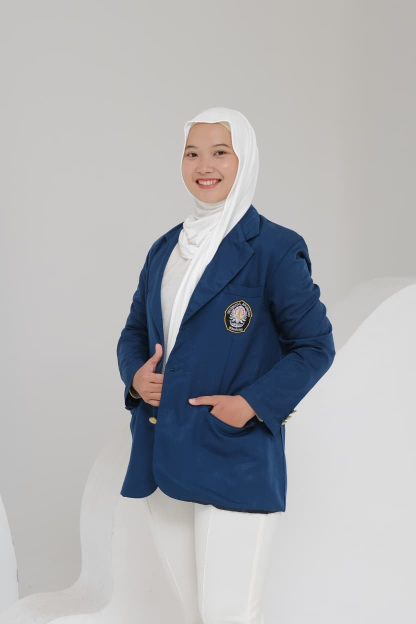
#> input picture image/laila.jpeg, 832 x 1248 px (shown at 1/2 size)
$ python 20_menyimpan_berbagai_format.py
#> lines starting #> are read from the running program, lines starting #| are printed output that depends on the picture; after the words box and inside, x2 and y2 are one past the last pixel; in counts of white or black regions, pixels touching at a corner belong together
"""
==========================================================================
PERCOBAAN 20: MENYIMPAN GAMBAR DALAM BERBAGAI FORMAT
==========================================================================
Program ini mempelajari cara menyimpan gambar ke file dengan berbagai
format dan parameter kualitas.

Fungsi utama:
- cv2.imwrite(filename, img, params) → Simpan gambar ke file
  Format ditentukan oleh ekstensi file (.jpg, .png, .bmp, .tiff)
  params → parameter kualitas spesifik per format:
  - JPEG: cv2.IMWRITE_JPEG_QUALITY (0-100)
  - PNG:  cv2.IMWRITE_PNG_COMPRESSION (0-9)
  - WEBP: cv2.IMWRITE_WEBP_QUALITY (1-100)
==========================================================================
"""

import cv2
import numpy as np
import os
import matplotlib.pyplot as plt

SCRIPT_DIR = os.path.dirname(os.path.abspath(__file__))
IMAGE_DIR = os.path.join(SCRIPT_DIR, "image")
OUTPUT_DIR = os.path.join(SCRIPT_DIR, "output")
os.makedirs(OUTPUT_DIR, exist_ok=True)

print("=" * 60)
print("PERCOBAAN 20: MENYIMPAN GAMBAR BERBAGAI FORMAT")
print("=" * 60)

# Membaca gambar
img = cv2.imread(os.path.join(IMAGE_DIR, "laila.jpeg"))
#> img is the input picture: shape (1248, 832, 3); mean B, G, R 178.2, 175, 173.5
if img is None:
    print("[ERROR] Jalankan download_image.py terlebih dahulu!")
    exit()

img = cv2.resize(img, (400, 400))
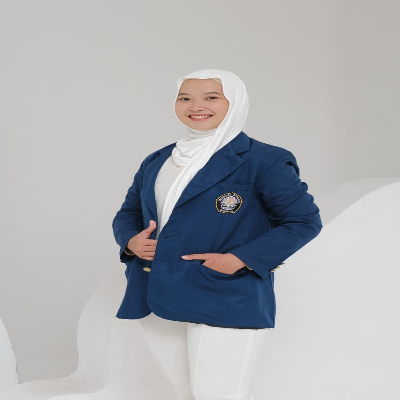
#> img: shape (400, 400, 3); mean B, G, R 178.2, 175, 173.5
print(f"[INFO] Gambar: {img.shape}")
#| [INFO] Gambar: (400, 400, 3)

# ============================================================
# 1. Simpan sebagai JPEG dengan kualitas berbeda
# ============================================================
print("\n--- 1. Format JPEG ---")

kualitas_jpeg = [10, 30, 50, 70, 90, 100]

for q in kualitas_jpeg:
    path = os.path.join(OUTPUT_DIR, f"20_jpeg_q{q}.jpg")
    # ★ KODE INTI ★ — Parameter ketiga adalah LIST berisi [flag, nilai]
    # IMWRITE_JPEG_QUALITY 0-100: makin tinggi = kualitas makin baik, file makin besar
    # Rekomendasi: 70-85 = keseimbangan terbaik kualitas vs ukuran
    # cv2.IMWRITE_JPEG_QUALITY menentukan kualitas kompresi JPEG
    # Nilai 0 = kompresi maksimum (kualitas rendah)
    # Nilai 100 = kompresi minimum (kualitas tertinggi)
    cv2.imwrite(path, img, [cv2.IMWRITE_JPEG_QUALITY, q])
    # Cek ukuran file menggunakan os.path.getsize
    ukuran = os.path.getsize(path) / 1024  # Konversi ke KB
    print(f"  JPEG Q={q:3d} → {ukuran:7.1f} KB")

# ============================================================
# 2. Simpan sebagai PNG dengan kompresi berbeda
# ============================================================
print("\n--- 2. Format PNG ---")

kompresi_png = [0, 3, 6, 9]

for c in kompresi_png:
    path = os.path.join(OUTPUT_DIR, f"20_png_c{c}.png")
    # cv2.IMWRITE_PNG_COMPRESSION menentukan level kompresi PNG
    # Nilai 0 = tanpa kompresi (file besar, simpan cepat)
    # Nilai 9 = kompresi maksimum (file kecil, simpan lambat)
    # ★ KODE INTI ★ — PNG selalu LOSSLESS: kompresi hanya pengaruhi ukuran & kecepatan,
    # BUKAN kualitas gambar. Berbeda dengan JPEG yang merusak kualitas!
    cv2.imwrite(path, img, [cv2.IMWRITE_PNG_COMPRESSION, c])
    ukuran = os.path.getsize(path) / 1024
    print(f"  PNG Comp={c} → {ukuran:7.1f} KB")
#> this loop made 4 passes
#> ukuran on passes 1 to 4: 470, 79.74, 72.53, 70.36
#|   PNG Comp=0 →   470.0 KB
#|   PNG Comp=3 →    79.7 KB
#|   PNG Comp=6 →    72.5 KB
#|   PNG Comp=9 →    70.4 KB

# ============================================================
# 3. Simpan sebagai BMP (tanpa kompresi)
# ============================================================
print("\n--- 3. Format BMP ---")

path_bmp = os.path.join(OUTPUT_DIR, "20_format_bmp.bmp")
# BMP tidak menggunakan kompresi, ukuran = lebar × tinggi × channel
cv2.imwrite(path_bmp, img)
ukuran_bmp = os.path.getsize(path_bmp) / 1024
#> ukuran_bmp = 468.8
# Ukuran teoritis: 400 × 400 × 3 bytes = 480,000 bytes + header
ukuran_teori = (400 * 400 * 3) / 1024
print(f"  BMP → {ukuran_bmp:.1f} KB (teori: ~{ukuran_teori:.1f} KB)")
#|   BMP → 468.8 KB (teori: ~468.8 KB)

# ============================================================
# 4. Simpan sebagai TIFF
# ============================================================
print("\n--- 4. Format TIFF ---")

path_tiff = os.path.join(OUTPUT_DIR, "20_format_tiff.tiff")
# TIFF mendukung berbagai kompresi dan tipe data
cv2.imwrite(path_tiff, img)
ukuran_tiff = os.path.getsize(path_tiff) / 1024
#> ukuran_tiff = 97.77
print(f"  TIFF → {ukuran_tiff:.1f} KB")
#|   TIFF → 97.8 KB

# ============================================================
# 5. Simpan gambar grayscale
# ============================================================
print("\n--- 5. Simpan Grayscale ---")

gray = cv2.cvtColor(img, cv2.COLOR_BGR2GRAY)
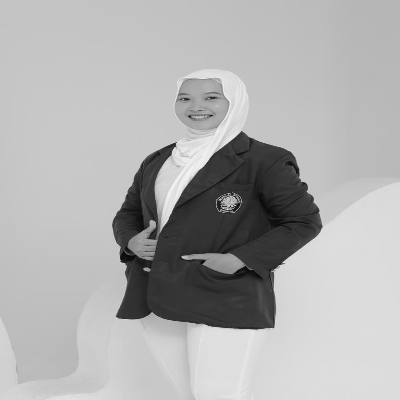
#> gray: shape (400, 400); min 5, max 247, mean 174.9
print(f"  Grayscale shape: {gray.shape}")
#|   Grayscale shape: (400, 400)

path_gray_jpg = os.path.join(OUTPUT_DIR, "20_grayscale.jpg")
cv2.imwrite(path_gray_jpg, gray, [cv2.IMWRITE_JPEG_QUALITY, 90])
ukuran_gray = os.path.getsize(path_gray_jpg) / 1024
#> ukuran_gray = 14.38

path_color_jpg = os.path.join(OUTPUT_DIR, "20_color.jpg")
cv2.imwrite(path_color_jpg, img, [cv2.IMWRITE_JPEG_QUALITY, 90])
ukuran_color = os.path.getsize(path_color_jpg) / 1024
#> ukuran_color = 17.02

print(f"  Grayscale JPEG: {ukuran_gray:.1f} KB")
#|   Grayscale JPEG: 14.4 KB
print(f"  Color JPEG:     {ukuran_color:.1f} KB")
#|   Color JPEG:     17.0 KB
print(f"  Rasio ukuran:   {ukuran_color / ukuran_gray:.1f}×")
#|   Rasio ukuran:   1.2×

# ============================================================
# 6. Simpan gambar dengan transparansi (RGBA PNG)
# ============================================================
print("\n--- 6. Gambar dengan Alpha Channel (RGBA) ---")

# Membuat channel alpha (transparansi)
# Membuat lingkaran transparan
alpha = np.zeros((img.shape[0], img.shape[1]), dtype=np.uint8)
cv2.circle(alpha, (200, 200), 150, 255, -1)
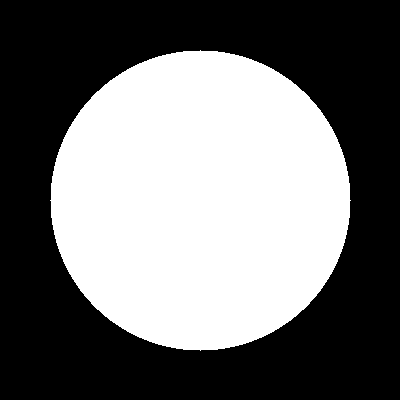
#> alpha: shape (400, 400); 44.2% white; 1 white region, box (x1, y1, x2, y2) and area: (50, 50, 351, 351) 70681

# cv2.merge menggabungkan 4 channel: B, G, R, Alpha
b, g, r = cv2.split(img)
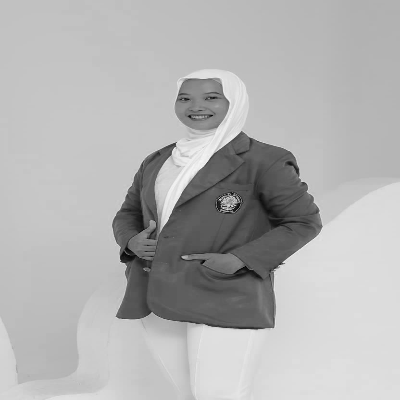
#> b: shape (400, 400); min 1, max 251, mean 178.2
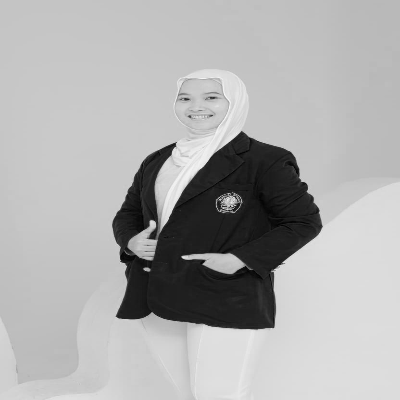
#> r: shape (400, 400); min 1, max 250, mean 173.5
img_rgba = cv2.merge([b, g, r, alpha])
print(f"  RGBA shape: {img_rgba.shape}")
#|   RGBA shape: (400, 400, 4)

path_rgba = os.path.join(OUTPUT_DIR, "20_transparansi.png")
# PNG mendukung 4 channel (RGBA) untuk transparansi
cv2.imwrite(path_rgba, img_rgba)
ukuran_rgba = os.path.getsize(path_rgba) / 1024
#> ukuran_rgba = 105.2
print(f"  RGBA PNG: {ukuran_rgba:.1f} KB")
#|   RGBA PNG: 105.2 KB

# ============================================================
# 7. Simpan gambar float (16-bit dan 32-bit)
# ============================================================
print("\n--- 7. Format 16-bit dan 32-bit ---")

# Konversi ke 16-bit (untuk data dengan presisi lebih tinggi)
gray_16 = gray.astype(np.uint16) * 256
path_16 = os.path.join(OUTPUT_DIR, "20_gray_16bit.png")
cv2.imwrite(path_16, gray_16)
ukuran_16 = os.path.getsize(path_16) / 1024
#> ukuran_16 = 43.87
print(f"  16-bit PNG: {ukuran_16:.1f} KB")
#|   16-bit PNG: 43.9 KB

# Konversi ke float32 (OpenCV menyimpan float dalam format EXR/TIFF)
gray_float = gray.astype(np.float32) / 255.0
path_float = os.path.join(OUTPUT_DIR, "20_gray_float32.tiff")
cv2.imwrite(path_float, gray_float)
ukuran_float = os.path.getsize(path_float) / 1024
#> ukuran_float = 625.6
print(f"  Float32 TIFF: {ukuran_float:.1f} KB")
#|   Float32 TIFF: 625.6 KB

# ============================================================
# 8. Perbandingan ukuran file
# ============================================================
print("\n--- 8. Ringkasan Ukuran File ---")

# Membaca ukuran semua file yang disimpan
print(f"\n  {'Format':<20} {'Ukuran (KB)':>12} {'Kualitas':<15}")
print(f"  {'-'*47}")

format_info = [
    ("BMP (raw)", ukuran_bmp, "Lossless"),
    ("TIFF", ukuran_tiff, "Lossless"),
    ("PNG C=0", os.path.getsize(os.path.join(OUTPUT_DIR, "20_png_c0.png")) / 1024, "Lossless"),
    ("PNG C=9", os.path.getsize(os.path.join(OUTPUT_DIR, "20_png_c9.png")) / 1024, "Lossless"),
    ("JPEG Q=100", os.path.getsize(os.path.join(OUTPUT_DIR, "20_jpeg_q100.jpg")) / 1024, "Lossy-high"),
    ("JPEG Q=50", os.path.getsize(os.path.join(OUTPUT_DIR, "20_jpeg_q50.jpg")) / 1024, "Lossy-medium"),
    ("JPEG Q=10", os.path.getsize(os.path.join(OUTPUT_DIR, "20_jpeg_q10.jpg")) / 1024, "Lossy-low"),
]

for nama, ukuran, kualitas in format_info:
    print(f"  {nama:<20} {ukuran:>10.1f}  {kualitas:<15}")
#> this loop made 7 passes
#> (nama, ukuran, kualitas) on passes 1 to 7: ('BMP (raw)', 468.8, 'Lossless'), ('TIFF', 97.77, 'Lossless'), ('PNG C=0', 470, 'Lossless'), ('PNG C=9', 70.36, 'Lossless'), ('JPEG Q=100', 48.22, 'Lossy-high'), ('JPEG Q=50', 7.6, 'Lossy-medium'), ('JPEG Q=10', 4.24, 'Lossy-low')
#|   BMP (raw)                 468.8  Lossless
#|   TIFF                       97.8  Lossless
#|   PNG C=0                   470.0  Lossless
#|   PNG C=9                    70.4  Lossless
#|   JPEG Q=100                 48.2  Lossy-high
#|   JPEG Q=50                   7.6  Lossy-medium
#|   JPEG Q=10                   4.2  Lossy-low

# ============================================================
# 9. Visualisasi perbandingan kualitas JPEG
# ============================================================

fig, axes = plt.subplots(2, 3, figsize=(18, 12))

for idx, q in enumerate([10, 30, 50, 70, 90, 100]):
    baris = idx // 3
    kolom = idx % 3
    # Baca kembali file JPEG yang sudah disimpan
    path = os.path.join(OUTPUT_DIR, f"20_jpeg_q{q}.jpg")
    img_baca = cv2.imread(path)
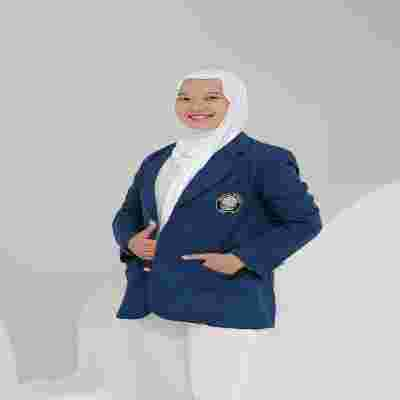
#> img_baca: shape (400, 400, 3); mean B, G, R 179.7, 174.9, 172.9
    ukuran = os.path.getsize(path) / 1024
#> ukuran = 4.24
    axes[baris, kolom].imshow(cv2.cvtColor(img_baca, cv2.COLOR_BGR2RGB))
    axes[baris, kolom].set_title(f"JPEG Q={q} ({ukuran:.1f} KB)")
    axes[baris, kolom].axis("off")

plt.suptitle("Percobaan 20: Perbandingan Kualitas JPEG", fontsize=16, fontweight="bold")
plt.tight_layout()

output_path = os.path.join(OUTPUT_DIR, "20_perbandingan_format_hasil.png")
plt.savefig(output_path, dpi=150, bbox_inches="tight")
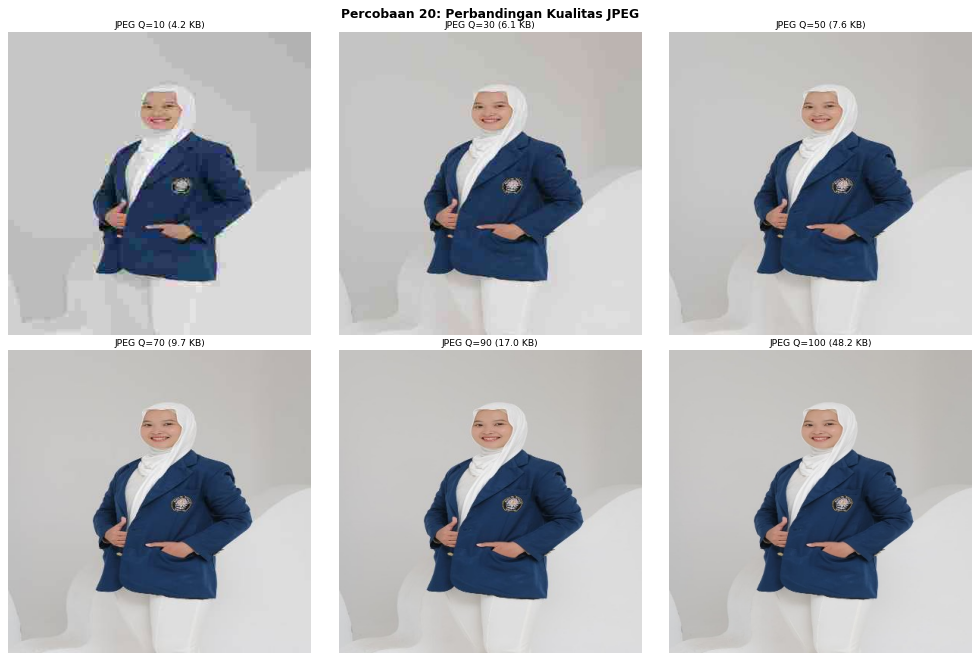
#> figure drawn by matplotlib, 6 panels
print(f"\n[OUTPUT] Hasil disimpan di: {output_path}")
#| [OUTPUT] Hasil disimpan di: output/20_perbandingan_format_hasil.png
plt.show()

print("\n" + "=" * 60)
print("RINGKASAN PERCOBAAN 20")
print("=" * 60)
print("  cv2.imwrite() → Fungsi utama simpan gambar")
print("  JPEG: lossy, IMWRITE_JPEG_QUALITY (0-100)")
print("  PNG:  lossless, IMWRITE_PNG_COMPRESSION (0-9)")
print("  BMP:  raw, tanpa kompresi (file terbesar)")
print("  TIFF: mendukung float32, 16-bit, multi-page")
print("  RGBA PNG: mendukung transparansi (4 channel)")
print("=" * 60)
